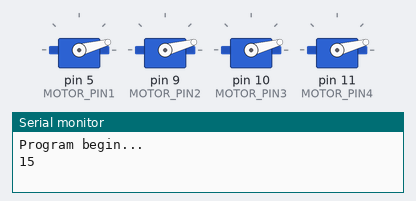
Bench run of a sketch on a simulated Arduino Uno, built with avr-gcc and run on an emulated ATmega328P. On the bench: 4 × servo, the last lines printed to the serial monitor.

Above: at 0.05 s.
At 4.8 s:
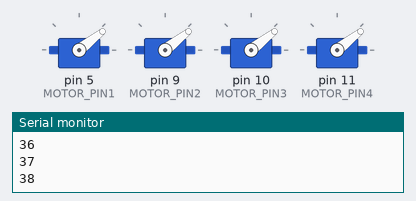
Timing chart, 0 to 6.3 s (numbered marks = the images above):
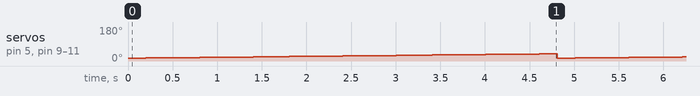

Measured:
- by itself, servo on pin 5 (MOTOR_PIN1), servo on pin 9 (MOTOR_PIN2), servo on pin 10 (MOTOR_PIN3), servo on pin 11 (MOTOR_PIN4): ramps from 15° to 38° and jumps back, once every 4.8 s

The sketch:

MotorCheck.ino
```cpp
#include <Servo.h>

#define MOTOR_PIN1 5
#define MOTOR_PIN2 9
#define MOTOR_PIN3 10
#define MOTOR_PIN4 11

Servo motor1;
Servo motor2;
Servo motor3;
Servo motor4;

int i;

void setup()
{
  Serial.begin(9600);
  Serial.println("Program begin...");

  motor1.attach(MOTOR_PIN1);
  motor2.attach(MOTOR_PIN2);
  motor3.attach(MOTOR_PIN3);
  motor4.attach(MOTOR_PIN4);

  i=0;
}

void loop()
{
  for(i=15;i<=38;i++)
  {
    Serial.println(i);

    motor1.write(i);
    motor2.write(i);
    motor3.write(i);
    motor4.write(i);

    delay(200);
  }
}
```
